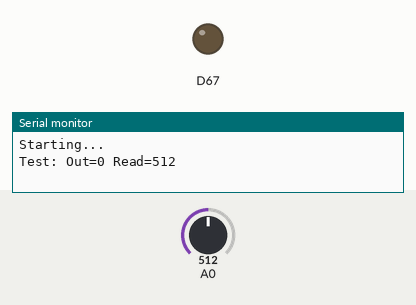
Recording of a sketch running on a simulated Arduino Due. On the bench: output pins drawn as LEDs (lit = HIGH), the last lines printed to the serial monitor. Inputs (shaded band) come from the test bench; at power-on: A0 = 512.

Above: at 0.05 s.
At 3.95 s:
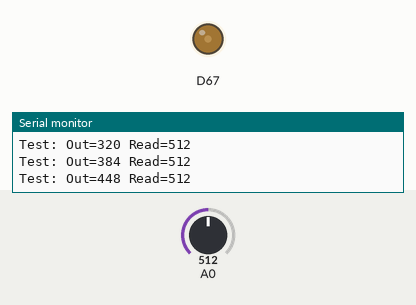
At 7.95 s:
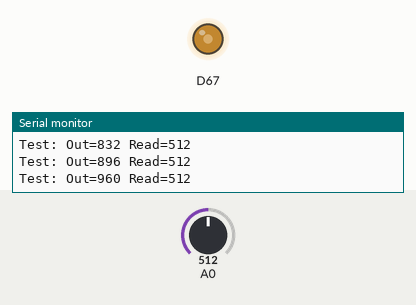
At 15.95 s:
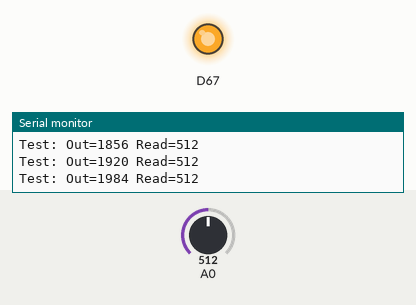
Timing chart, 0 to 20.8 s (numbered marks = the images above):
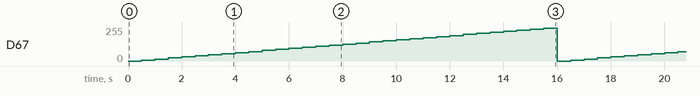

Measured:
- by itself, D67: ramps from 0/255 to 247/255 and jumps back, once every 16.0 s

The sketch:

DueAnalogOutTest.ino
```cpp
void setup() {
  // put your setup code here, to run once:

  Serial.begin(9600);
  Serial.println("Starting...");

  analogWriteResolution(11);
}

void TestSquare()
{
  const int HalfPeriodmSec = 500;

  const int NumReads = 8;
  for(int Out = 0; Out<2048; Out+=64)
  {
    analogWrite(DAC1, Out);
    int Value = analogRead(A0);

    Serial.print("Test: Out=");
    Serial.print(Out);
    Serial.print(" Read=");
    Serial.print(Value);
    Serial.println();

    delay(HalfPeriodmSec);
  }
}


void loop()
{
    TestSquare();
}
```
